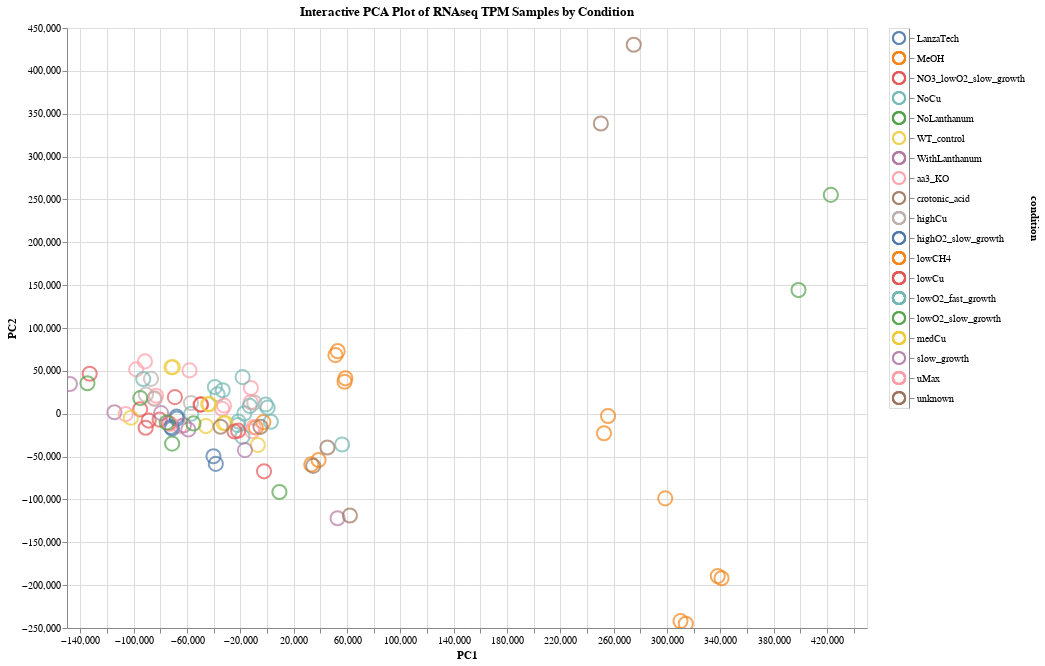

Notebook cell for this chart:
### Code cell
# Interactive Altair Plot that allows for tool-tip details for each data point
# and allows for the filtering of the data shown by clicking on the legend

# Parameters: 
data = df_dim_reduced_raw
title = "Interactive PCA Plot of RNAseq TPM Samples by Condition"
color_sort = "condition"
tooltips = ['sample_name', 'condition']

# Function Call <-- ** not working yet **
chart = altair_scatter(data, title, color_sort, tooltips)
chart
# # Filtering Mechanism (for the legend)
# selection = alt.selection_multi(fields=[color_sort])

# # Color change based on the selection field picked above
# color = alt.condition(selection,
#                       alt.Color(color_sort + ':N', legend=None),
#                       alt.value('lightgray'))

# scatter = alt.Chart(data, title = title).mark_point(size=200).encode(
#     x='PC1',
#     y='PC2',
#     tooltip= tooltips,
#     color=color
# ).properties(
#     width =800, 
#     height = 600
# ).interactive()

# legend = alt.Chart(df_dim_reduced_raw).mark_point(size = 150).encode(
#     y=alt.Y(color_sort, axis=alt.Axis(orient='right')),
#     color=color
# ).add_selection(
#     selection
# )

# scatter | legend

### Figure 1 — Vega-Lite specification as saved in the notebook (floating-point values rounded to 4 significant figures)
{"config": {"view": {"continuousWidth": 400, "continuousHeight": 300}}, "hconcat": [{"mark": {"type": "point", "size": 200}, "encoding": {"color": {"condition": {"type": "nominal", "field": "condition", "legend": null, "selection": "selector001"}, "value": "lightgray"}, "tooltip": [{"type": "nominal", "field": "sample_name"}, {"type": "nominal", "field": "condition"}], "x": {"type": "quantitative", "field": "PC1"}, "y": {"type": "quantitative", "field": "PC2"}}, "height": 600, "selection": {"selector002": {"type": "interval", "bind": "scales", "encodings": ["x", "y"]}}, "title": "Interactive PCA Plot of RNAseq TPM Samples by Condition", "width": 800}, {"mark": {"type": "point", "size": 150}, "encoding": {"color": {"condition": {"type": "nominal", "field": "condition", "legend": null, "selection": "selector001"}, "value": "lightgray"}, "y": {"type": "nominal", "axis": {"orient": "right"}, "field": "condition"}}, "selection": {"selector001": {"type": "multi", "fields": ["condition"]}}}], "data": {"name": "data-adcab88a14dcf5edaf7bdd51c7b0c2b6"}, "$schema": "https://vega.github.io/schema/vega-lite/v4.8.1.json", "datasets": {"data-adcab88a14dcf5edaf7bdd51c7b0c2b6": [{"PC1": 422900.0, "PC2": 255300.0, "PC3": -4939.0, "sample_name": "5GB1_ferm_Ack_QC_tpm", "condition": "lowO2_slow_growth"}, {"PC1": 398600.0, "PC2": 144200.0, "PC3": 13780.0, "sample_name": "5GB1_ferm_WT_QC_tpm", "condition": "lowO2_slow_growth"}, {"PC1": -12220.0, "PC2": 13370.0, "PC3": -1910.0, "sample_name": "5GB1_FM03_TR1_QC_tpm", "condition": "uMax"}, {"PC1": -12080.0, "PC2": 29990.0, "PC3": -6261.0, "sample_name": "5GB1_FM03_TR2_QC_tpm", "condition": "uMax"}, {"PC1": 56360.0, "PC2": -35980.0, "PC3": -4220.0, "sample_name": "5GB1_FM11_TR1_QC_tpm", "condition": "lowO2_fast_growth"}, {"PC1": 2884.0, "PC2": -9388.0, "PC3": -7779.0, "sample_name": "5GB1_FM11_TR2_QC_tpm", "condition": "lowO2_fast_growth"}, {"PC1": 58770.0, "PC2": 41300.0, "PC3": -25700.0, "sample_name": "5GB1_FM12_TR1_tpm", "condition": "lowCH4"}, {"PC1": 58200.0, "PC2": 37310.0, "PC3": -26080.0, "sample_name": "5GB1_FM12_TR1_QC_tpm", "condition": "lowCH4"}, {"PC1": 53020.0, "PC2": 72940.0, "PC3": -26310.0, "sample_name": "5GB1_FM12_TR2_tpm", "condition": "lowCH4"}, {"PC1": 51340.0, "PC2": 68340.0, "PC3": -26440.0, "sample_name": "5GB1_FM12_TR2_QC_tpm", "condition": "lowCH4"}, {"PC1": -8377.0, "PC2": -16130.0, "PC3": -17590.0, "sample_name": "5GB1_FM14_TR1_tpm", "condition": "lowCH4"}, {"PC1": -2712.0, "PC2": -9799.0, "PC3": -15760.0, "sample_name": "5GB1_FM14_TR1_QC_tpm", "condition": "lowCH4"}, {"PC1": 33210.0, "PC2": -59160.0, "PC3": -18960.0, "sample_name": "5GB1_FM14_TR2_tpm", "condition": "lowCH4"}, {"PC1": 38680.0, "PC2": -54010.0, "PC3": -16680.0, "sample_name": "5GB1_FM14_TR2_QC_tpm", "condition": "lowCH4"}, {"PC1": 298700.0, "PC2": -98730.0, "PC3": 14600.0, "sample_name": "5GB1_FM18_TR1_QC_tpm", "condition": "MeOH"}, {"PC1": 252800.0, "PC2": -22730.0, "PC3": 17080.0, "sample_name": "5GB1_FM18_TR2_tpm", "condition": "MeOH"}, {"PC1": 255800.0, "PC2": -2649.0, "PC3": 21030.0, "sample_name": "5GB1_FM18_TR2_QC_tpm", "condition": "MeOH"}, {"PC1": 310100.0, "PC2": -242000.0, "PC3": -7788.0, "sample_name": "5GB1_FM18_TR3_tpm", "condition": "MeOH"}, {"PC1": 314100.0, "PC2": -245100.0, "PC3": -7979.0, "sample_name": "5GB1_FM18_TR3_QC_tpm", "condition": "MeOH"}, {"PC1": -18290.0, "PC2": 42650.0, "PC3": 159400.0, "sample_name": "5GB1_FM19_TR1_tpm", "condition": "lowO2_fast_growth"}, {"PC1": 460.3, "PC2": 7085.0, "PC3": -20680.0, "sample_name": "5GB1_FM19_TR1_QC_tpm", "condition": "lowO2_fast_growth"}, {"PC1": -980.1, "PC2": 10760.0, "PC3": -19900.0, "sample_name": "5GB1_FM19_TR1_UW_tpm", "condition": "lowO2_fast_growth"}, {"PC1": -33210.0, "PC2": 27390.0, "PC3": -18570.0, "sample_name": "5GB1_FM19_TR3_tpm", "condition": "lowO2_fast_growth"}, {"PC1": -37090.0, "PC2": 22640.0, "PC3": -20020.0, "sample_name": "5GB1_FM19_TR3_QC_tpm", "condition": "lowO2_fast_growth"}, {"PC1": -65100.0, "PC2": -14620.0, "PC3": -14480.0, "sample_name": "5GB1_FM20_TR1_QC_tpm", "condition": "uMax"}, {"PC1": -91550.0, "PC2": 61050.0, "PC3": -14470.0, "sample_name": "5GB1_FM20_TR2_QC_tpm", "condition": "uMax"}, {"PC1": -98110.0, "PC2": 51700.0, "PC3": 82410.0, "sample_name": "5GB1_FM20_TR3_tpm", "condition": "uMax"}, {"PC1": -84170.0, "PC2": 17850.0, "PC3": -16400.0, "sample_name": "5GB1_FM20_TR3_QC_tpm", "condition": "uMax"}, {"PC1": -83170.0, "PC2": 20930.0, "PC3": -15760.0, "sample_name": "5GB1_FM20_TR3_UW_tpm", "condition": "uMax"}, {"PC1": -10050.0, "PC2": -15680.0, "PC3": -15690.0, "sample_name": "5GB1_FM21_TR1_tpm", "condition": "uMax"}, {"PC1": -11060.0, "PC2": -20470.0, "PC3": -16430.0, "sample_name": "5GB1_FM21_TR1_QC_tpm", "condition": "uMax"}, {"PC1": -58120.0, "PC2": 50530.0, "PC3": 98830.0, "sample_name": "5GB1_FM21_TR2_tpm", "condition": "uMax"}, {"PC1": -33670.0, "PC2": 5705.0, "PC3": -16630.0, "sample_name": "5GB1_FM21_TR2_QC_tpm", "condition": "uMax"}, {"PC1": -32210.0, "PC2": 9550.0, "PC3": -16060.0, "sample_name": "5GB1_FM21_TR2_UW_tpm", "condition": "uMax"}, {"PC1": -12930.0, "PC2": 9088.0, "PC3": -18100.0, "sample_name": "5GB1_FM22_TR1_tpm", "condition": "lowO2_fast_growth"}, {"PC1": -16980.0, "PC2": 332.1, "PC3": -19800.0, "sample_name": "5GB1_FM22_TR1_QC_tpm", "condition": "lowO2_fast_growth"}, {"PC1": -39090.0, "PC2": 31070.0, "PC3": 142600.0, "sample_name": "5GB1_FM22_TR3_tpm", "condition": "lowO2_fast_growth"}, {"PC1": -22000.0, "PC2": -13120.0, "PC3": -21250.0, "sample_name": "5GB1_FM22_TR3_QC_tpm", "condition": "lowO2_fast_growth"}, {"PC1": -21440.0, "PC2": -9041.0, "PC3": -20340.0, "sample_name": "5GB1_FM22_TR3_UW_tpm", "condition": "lowO2_fast_growth"}, {"PC1": 338100.0, "PC2": -189400.0, "PC3": -8341.0, "sample_name": "5GB1_FM23_TR3_tpm", "condition": "MeOH"}, {"PC1": 340900.0, "PC2": -191900.0, "PC3": -8575.0, "sample_name": "5GB1_FM23_TR3_QC_tpm", "condition": "MeOH"}, {"PC1": -56780.0, "PC2": -8.164, "PC3": -3621.0, "sample_name": "5GB1_FM34_T0_TR1_QC_tpm", "condition": "NoCu"}, {"PC1": -45780.0, "PC2": -14410.0, "PC3": -11210.0, "sample_name": "5GB1_FM34_T3_TR3_QC_tpm", "condition": "medCu"}, {"PC1": -57020.0, "PC2": 12480.0, "PC3": -8677.0, "sample_name": "5GB1_FM34_T4_TR3_QC_tpm", "condition": "highCu"}, {"PC1": -90830.0, "PC2": 22220.0, "PC3": -12970.0, "sample_name": "5GB1_FM34_T5_TR2_QC_tpm", "condition": "highCu"}, {"PC1": -84640.0, "PC2": 17280.0, "PC3": -13070.0, "sample_name": "5GB1_FM34_T6_TR3_QC_tpm", "condition": "highCu"}, {"PC1": -9505.0, "PC2": 12930.0, "PC3": -8570.0, "sample_name": "5GB1_FM34_T7_TR3_QC_tpm", "condition": "highCu"}, {"PC1": -86970.0, "PC2": 40690.0, "PC3": -11910.0, "sample_name": "5GB1_FM34_T8_TR1_QC_tpm", "condition": "highCu"}, {"PC1": -18420.0, "PC2": -26800.0, "PC3": -8399.0, "sample_name": "5GB1_FM40_T0_TR1_QC_tpm", "condition": "NoCu"}, {"PC1": -92850.0, "PC2": 40550.0, "PC3": -11410.0, "sample_name": "5GB1_FM40_T0m_TR2_tpm", "condition": "NoCu"}, {"PC1": -49820.0, "PC2": 10650.0, "PC3": -9953.0, "sample_name": "5GB1_FM40_T10m_TR3_tpm", "condition": "lowCu"}, {"PC1": -49440.0, "PC2": 10880.0, "PC3": -9961.0, "sample_name": "5GB1_FM40_T10m_TR3_QC_tpm", "condition": "lowCu"}, {"PC1": -71710.0, "PC2": 54260.0, "PC3": -13520.0, "sample_name": "5GB1_FM40_T150m_TR1_QC_tpm", "condition": "medCu"}, {"PC1": -70580.0, "PC2": 54350.0, "PC3": -13460.0, "sample_name": "5GB1_FM40_T150m_TR1_remake_tpm", "condition": "medCu"}, {"PC1": -32550.0, "PC2": -11140.0, "PC3": -13160.0, "sample_name": "5GB1_FM40_T180m_TR1_tpm", "condition": "medCu"}, {"PC1": -31170.0, "PC2": -10800.0, "PC3": -13130.0, "sample_name": "5GB1_FM40_T180m_TR1_QC_tpm", "condition": "medCu"}, {"PC1": -69060.0, "PC2": 19310.0, "PC3": -5972.0, "sample_name": "5GB1_FM40_T20m_TR2_tpm", "condition": "lowCu"}, {"PC1": -2228.0, "PC2": -67200.0, "PC3": -2077.0, "sample_name": "5GB1_FM40_T20m_TR2_QC_tpm", "condition": "lowCu"}, {"PC1": -24360.0, "PC2": -20720.0, "PC3": -11910.0, "sample_name": "5GB1_FM40_T40m_TR1_tpm", "condition": "lowCu"}, {"PC1": -21670.0, "PC2": -19790.0, "PC3": -11820.0, "sample_name": "5GB1_FM40_T40m_TR1_QC_tpm", "condition": "lowCu"}, {"PC1": -133000.0, "PC2": 46650.0, "PC3": -15890.0, "sample_name": "5GB1_FM40_T60m_TR1_tpm", "condition": "lowCu"}, {"PC1": -90990.0, "PC2": -16380.0, "PC3": -14110.0, "sample_name": "5GB1_FM40_T60m_TR1_QC_tpm", "condition": "lowCu"}, {"PC1": -44170.0, "PC2": 11260.0, "PC3": -13040.0, "sample_name": "5GB1_FM40_T90m_TR2_tpm", "condition": "medCu"}, {"PC1": -43110.0, "PC2": 11080.0, "PC3": -12940.0, "sample_name": "5GB1_FM40_T90m_TR2_QC_tpm", "condition": "medCu"}, {"PC1": -114400.0, "PC2": 1727.0, "PC3": -31730.0, "sample_name": "5GB1_FM58_Td20h_TR1_QC_tpm", "condition": "slow_growth"}, {"PC1": -147800.0, "PC2": 34650.0, "PC3": -29030.0, "sample_name": "5GB1_FM58_Td32h_TR3_QC_tpm", "condition": "slow_growth"}, {"PC1": -71150.0, "PC2": -34870.0, "PC3": -14950.0, "sample_name": "5GB1_FM69_t2_TR1_tpm", "condition": "lowO2_slow_growth"}, {"PC1": -67800.0, "PC2": -3359.0, "PC3": 60630.0, "sample_name": "5GB1_FM69_t3_TR1_tpm", "condition": "highO2_slow_growth"}, {"PC1": -40160.0, "PC2": -49560.0, "PC3": -475.9, "sample_name": "5GB1_FM69_t3_TR1_UW_tpm", "condition": "highO2_slow_growth"}, {"PC1": -67640.0, "PC2": -5765.0, "PC3": 60600.0, "sample_name": "5GB1_FM69_t4_TR1_tpm", "condition": "highO2_slow_growth"}, {"PC1": -38380.0, "PC2": -58520.0, "PC3": -4553.0, "sample_name": "5GB1_FM69_t4_TR1_UW_tpm", "condition": "highO2_slow_growth"}, {"PC1": -95170.0, "PC2": 5124.0, "PC3": 66040.0, "sample_name": "5GB1_FM80_t2_TR1_tpm", "condition": "NO3_lowO2_slow_growth"}, {"PC1": -80500.0, "PC2": -6892.0, "PC3": 56150.0, "sample_name": "5GB1_FM80_t4_TR1_tpm", "condition": "NO3_lowO2_slow_growth"}, {"PC1": -73690.0, "PC2": -11180.0, "PC3": 43550.0, "sample_name": "5GB1_FM81_t1_TR3_tpm", "condition": "NO3_lowO2_slow_growth"}, {"PC1": -88750.0, "PC2": -8012.0, "PC3": 13390.0, "sample_name": "5GB1_FM81_t2_TR3_tpm", "condition": "NO3_lowO2_slow_growth"}, {"PC1": -72000.0, "PC2": -15450.0, "PC3": -26080.0, "sample_name": "5GB1_LTrecycle_TR1_tpm", "condition": "LanzaTech"}, {"PC1": -71220.0, "PC2": -17300.0, "PC3": -25300.0, "sample_name": "5GB1_LTrecycle_TR1_QC_tpm", "condition": "LanzaTech"}, {"PC1": 52920.0, "PC2": -121900.0, "PC3": -4273.0, "sample_name": "5GB1_vial_wLa_TR3_tpm", "condition": "WithLanthanum"}, {"PC1": 9315.0, "PC2": -91360.0, "PC3": -18720.0, "sample_name": "5GB1_vial_woLa_TR2_tpm", "condition": "NoLanthanum"}, {"PC1": 45300.0, "PC2": -39410.0, "PC3": -13580.0, "sample_name": "5GB1C_latelog_vial_TR2_QC_tpm", "condition": "unknown"}, {"PC1": 275100.0, "PC2": 430500.0, "PC3": -10080.0, "sample_name": "br1_QC_tpm", "condition": "unknown"}, {"PC1": 250400.0, "PC2": 338600.0, "PC3": -7220.0, "sample_name": "br2_QC_tpm", "condition": "unknown"}, {"PC1": 34660.0, "PC2": -60810.0, "PC3": 98360.0, "sample_name": "ribo0_tpm", "condition": "unknown"}, {"PC1": 62160.0, "PC2": -118700.0, "PC3": 42680.0, "sample_name": "total_tpm", "condition": "unknown"}, {"PC1": -106000.0, "PC2": -514.5, "PC3": 20660.0, "sample_name": "5GB1_FM_85_TR1_tpm", "condition": "aa3_KO"}, {"PC1": -72710.0, "PC2": -12050.0, "PC3": 20570.0, "sample_name": "5GB1_FM_85_TR2_tpm", "condition": "aa3_KO"}, {"PC1": -6886.0, "PC2": -36530.0, "PC3": 66450.0, "sample_name": "5GB1_FM_86_TR1_tpm", "condition": "WT_control"}, {"PC1": -102000.0, "PC2": -4759.0, "PC3": -1505.0, "sample_name": "5GB1_FM_87_TR1_tpm", "condition": "WT_control"}, {"PC1": -34790.0, "PC2": -15250.0, "PC3": 38100.0, "sample_name": "5GB1_pA9_red_tpm", "condition": "crotonic_acid"}, {"PC1": -4902.0, "PC2": -15280.0, "PC3": 6934.0, "sample_name": "5GB1_pA9_yellow_tpm", "condition": "crotonic_acid"}, {"PC1": -16530.0, "PC2": -42480.0, "PC3": -23500.0, "sample_name": "5GB1C-5G-La-BR1_tpm", "condition": "WithLanthanum"}, {"PC1": -79420.0, "PC2": 698.3, "PC3": -27610.0, "sample_name": "5GB1C-5G-La-BR2_tpm", "condition": "WithLanthanum"}, {"PC1": -75250.0, "PC2": -10260.0, "PC3": -24360.0, "sample_name": "5GB1C-5G-N-BR1_tpm", "condition": "NoLanthanum"}, {"PC1": -95020.0, "PC2": 18220.0, "PC3": -30190.0, "sample_name": "5GB1C-5G-N-BR2_tpm", "condition": "NoLanthanum"}, {"PC1": -62340.0, "PC2": -13580.0, "PC3": -20900.0, "sample_name": "5GB1C-JG15-La-BR1_tpm", "condition": "WithLanthanum"}, {"PC1": -59040.0, "PC2": -18450.0, "PC3": -20330.0, "sample_name": "5GB1C-JG15-La-BR2_tpm", "condition": "WithLanthanum"}, {"PC1": -55130.0, "PC2": -11340.0, "PC3": -23230.0, "sample_name": "5GB1C-JG15-N-BR1_tpm", "condition": "NoLanthanum"}, {"PC1": -134700.0, "PC2": 35530.0, "PC3": -19540.0, "sample_name": "5GB1C-JG15-N-BR2_tpm", "condition": "NoLanthanum"}]}}
